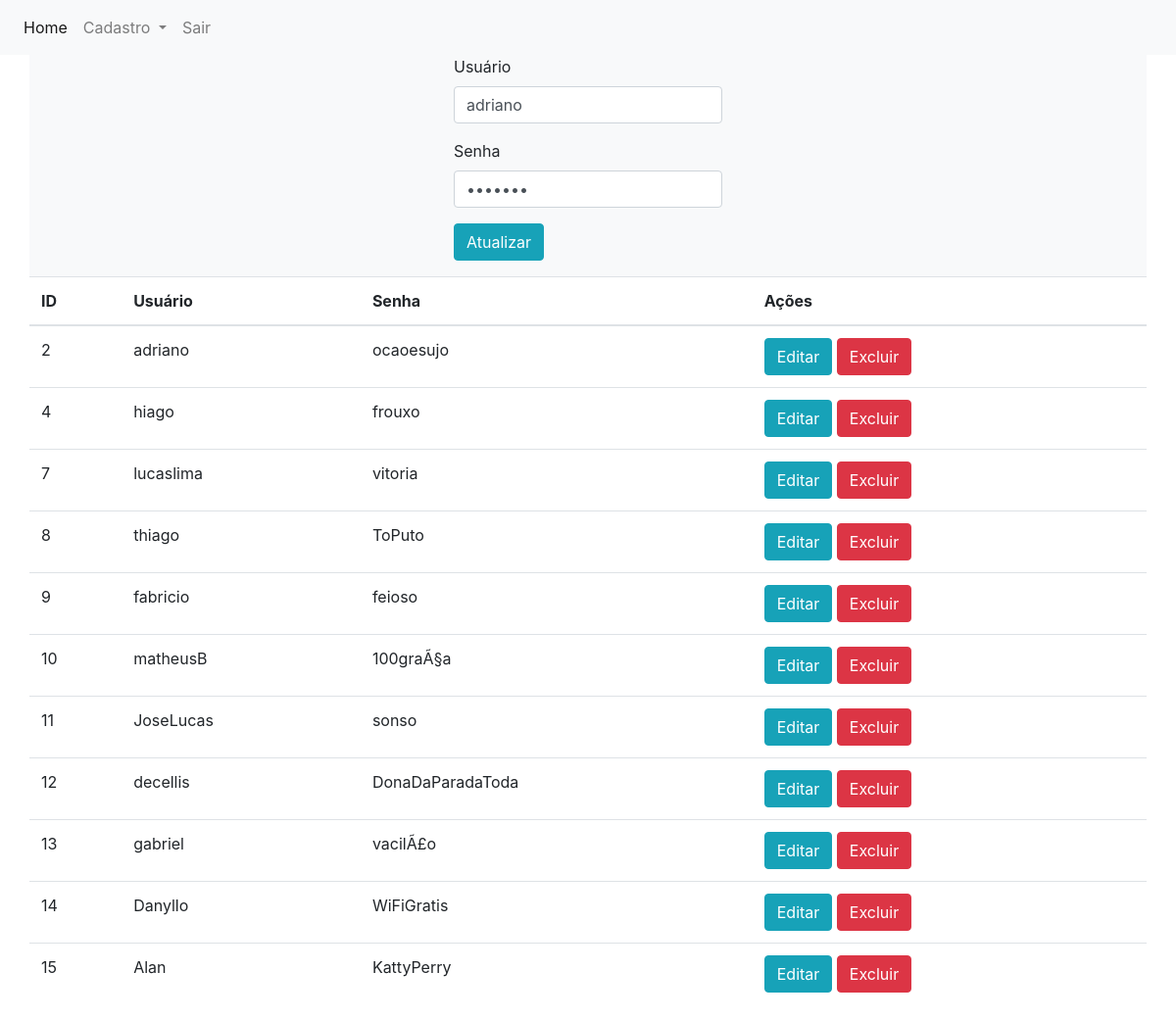
The app's page /crud/controller/usuario/usuario.php?editar=2 with its own data.
### tables this page shows
CREATE TABLE IF NOT EXISTS `usuario` (
  `id` int(11) NOT NULL AUTO_INCREMENT,
  `usuario` varchar(100) NOT NULL,
  `senha` varchar(100) NOT NULL,
  PRIMARY KEY (`id`)
);

### crud/controller/usuario/usuarioDAO.php (called while the page is built, shortened)
<?php
require_once('../banco/conexao.php');
if (isset($_GET['editar'])){
    $id = $_GET['editar'];
    $resultado = $conexao->query("SELECT * FROM usuario WHERE id=$id") or die ($conexao->error);
    if(count($resultado)== 1){
        $row = $resultado-> fetch_array();
        $usuario = $row['usuario'];
        $id = $row['id'];
    }
}
?>

### crud/controller/usuario/usuario.php (the view, shortened to what this page needs)
<!DOCTYPE html>
<html>
<head>
   <?php
   require_once '../../view/head.php';
   ?>
</head>
<body>
   <?php
   require_once '../../view/nav.php';
   require_once 'usuarioDAO.php';
   ?>
   <div class="container">
       <div class="row justify-content-center bg-light">
           <form action="usuarioDAO.php" method="POST">
               <div class="form-group">
                   <label>Usuário</label>
                   <input type="text" class="form-control" value="<?php echo $usuario ?>" name="usuario" id="usuario">
               </div>
               <div class="form-group">
                   <label>Senha</label>
                   <input type="password" class="form-control" value="<?php echo $usuario ?>" name="senha" id="senha">
               </div>
               <div class="form-group">
        <?php if($id != 0) :?>
            <button type="submit" class="btn btn-info" name="atualizar">Atualizar</button>
<?php else: ?>
             <button type="submit" class="btn btn-primary" name="salvar">Salvar</button>
<?php endif; ?>
               </div>
           </form>
       </div>
       <?php
       require_once('../banco/conexao.php');
       $resultado = $conexao->query("SELECT * FROM usuario") or die(mysqli_error($conexao));
       ?>
       <div class="row justify-content-center">
           <table class="table">
               <thead>
                   <tr>
                       <th>ID</th>
                       <th>Usuário</th>
                       <th>Senha</th>
                       <th colspan="2">Ações</th>
                   </tr>
               </thead>
               <?php
               while ($row = $resultado->fetch_assoc()) : ?>
                   <tr>
                       <td><?php echo $row['id']; ?></td>
                       <td><?php echo $row['usuario']; ?></td>
                       <td><?php echo $row['senha']; ?></td>
                       <td>
                           <a href="usuario.php?editar=<?php echo $row['id']; ?>" class="btn btn-info">Editar</a>
                           <a href="usuarioDAO.php?excluir=<?php echo $row['id']; ?> " class="btn btn-danger">Excluir</a>
                       </td>
                   </tr>
               <?php endwhile; ?>
           </table>
       </div>
   </div>
</body>
</html>

### records on screen
usuario: usuario "adriano", id "2", senha "ocaoesujo"
usuario: id "4", usuario "hiago", senha "frouxo"
usuario: id "7", usuario "lucaslima", senha "vitoria"
usuario: id "8", usuario "thiago", senha "ToPuto"
usuario: id "9", usuario "fabricio", senha "feioso"
usuario: id "10", usuario "matheusB", senha "100graÃ§a"
usuario: id "11", usuario "JoseLucas", senha "sonso"
usuario: id "12", usuario "decellis", senha "DonaDaParadaToda"
usuario: id "13", usuario "gabriel", senha "vacilÃ£o"
usuario: id "14", usuario "Danyllo", senha "WiFiGratis"
usuario: id "15", usuario "Alan", senha "KattyPerry"
